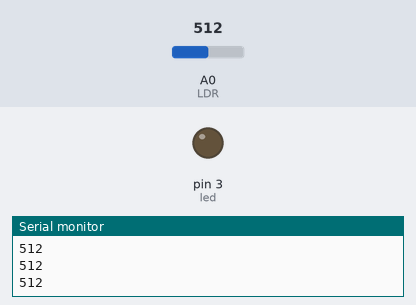
The sketch below on a simulated Arduino Uno, built with avr-gcc and run on an emulated ATmega328P. Parts: output pins drawn as LEDs (lit = HIGH), the last lines printed to the serial monitor. The inputs (shaded band) are chosen by the test bench; at power-on: A0 (LDR) = 512.

Above: at 1.2 s.
1.3 s: A0 (LDR) set to 890
2.8 s: A0 (LDR) set to 913
At 4.0 s:
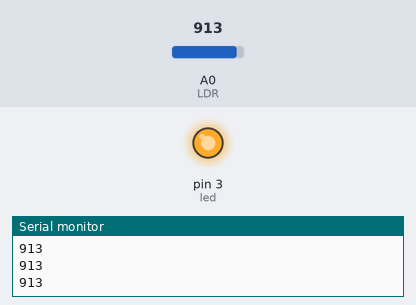
4.3 s: A0 (LDR) set to 867
5.8 s: A0 (LDR) set to 839
At 6.6 s:
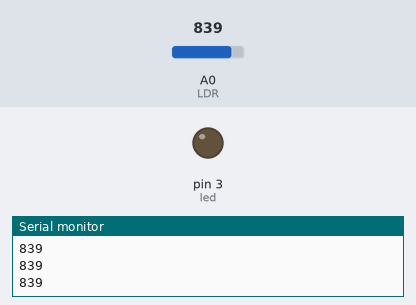
7.3 s: A0 (LDR) set to 910
At 7.8 s:
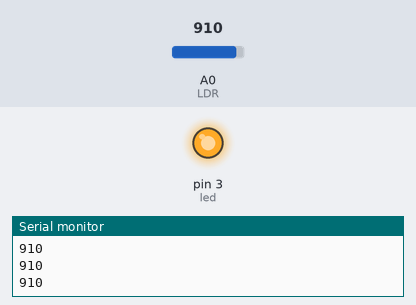
Timing chart, 0 to 9.8 s (numbered marks = the images above; inputs shaded):
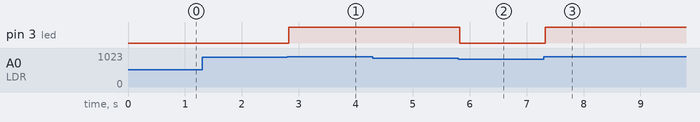

The sketch:

LDR_KOD.ino
```cpp
#define led 3 //3.Pinde LED olduğunu tanımlıyoruz
void setup() {
  pinMode(led, OUTPUT); //LED'in çıkış elemanı olduğunu belirtiyoruz
  Serial.begin(9600); //9600 Baundluk bir seri haberleşme başlatıyoruz
}
void loop() {
  int isik = analogRead(A0); //Işık değişkenini A0 pinindeki LDR ile okuyoruz
  Serial.println(isik); //Okunan değeri seri iletişim ekranına yansıtıyoruz
  delay(20);
  if (isik > 900) { //Okunan ışık değeri 900'den büyük ise
    digitalWrite(led, HIGH); //LED yanmasın
  }
  if (isik < 850) { //Okunan ışık değeri 850'den küçük ise
    digitalWrite(led, LOW); //LED yansın
  }
}
```

Measured:
- the behaviour switches between 900 and 901 on A0 (LDR) (found by bisection; images 0 and 1)
- the behaviour switches between 850 and 849 on A0 (LDR) (found by bisection; images 1 and 2)
- after the input at 2.8 s, pin 3 (led): LOW → HIGH at once
- after the input at 5.8 s, pin 3 (led): HIGH → LOW at once
- after the input at 7.3 s, pin 3 (led): LOW → HIGH at once
